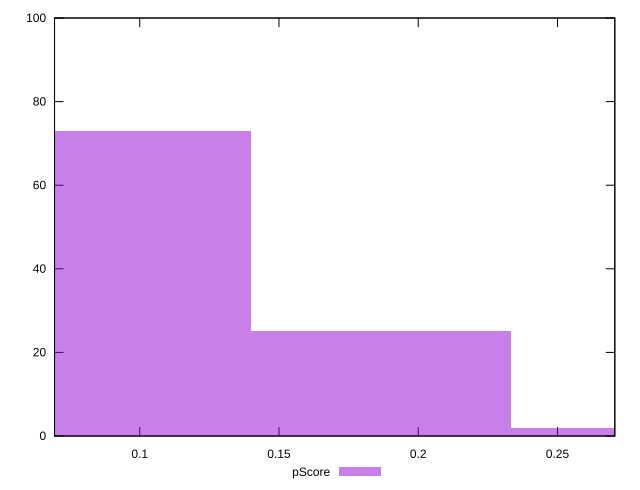

gnuplot code for this plot:
reset

$pScore <<EOF
0.28012210943808935 2
0.18674807295872622 25
0.09337403647936311 73
EOF

set key outside below
set boxwidth 0.09337403647936311
set xrange [0.06941176470588234:0.27058823529411763]
set yrange [0:100]
set trange [0:100]
set style fill transparent solid 0.5 noborder
set terminal svg size 640, 490 enhanced background rgb 'white'
set output "report/report_00029_2021-02-24T13-36-40.390Z/unused-javascript/samples/astro/pScore/histogram.svg"

plot $pScore title "pScore" with boxes

reset
